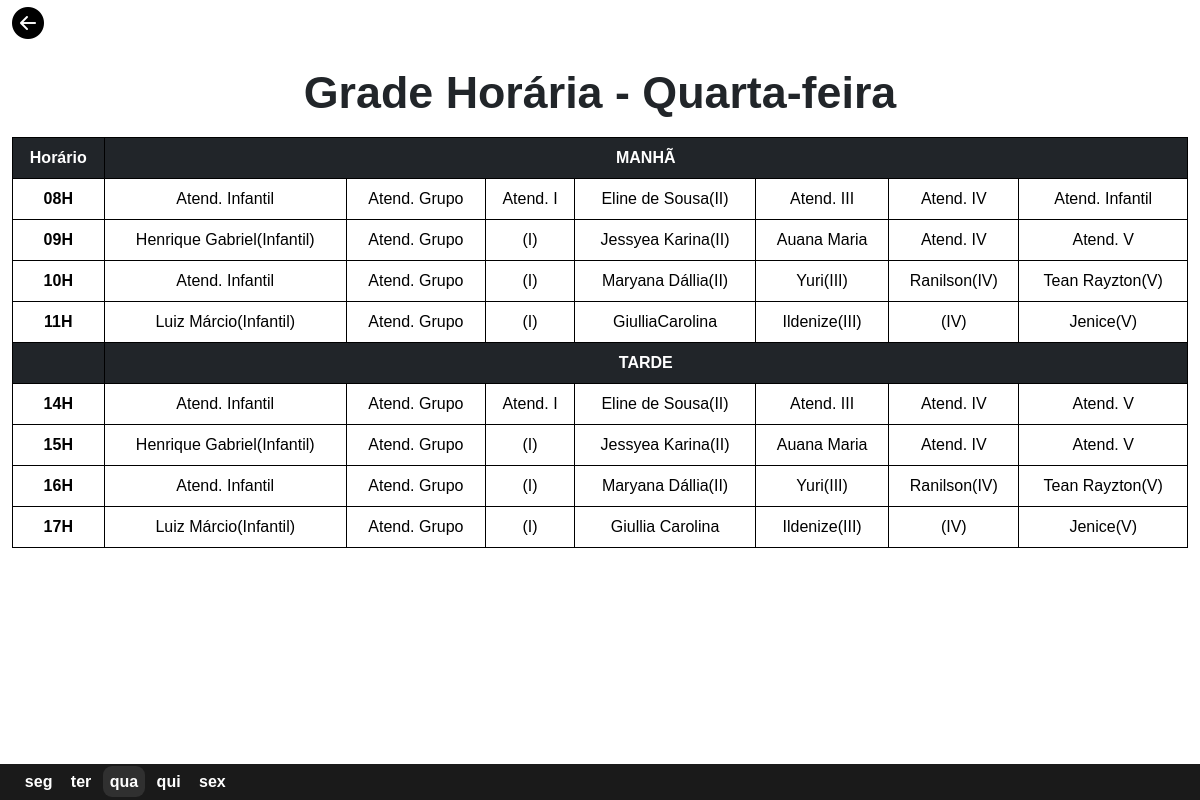
/admin/pages/reservar-sala-quarta.php, run on an earlier commit of the app's database.
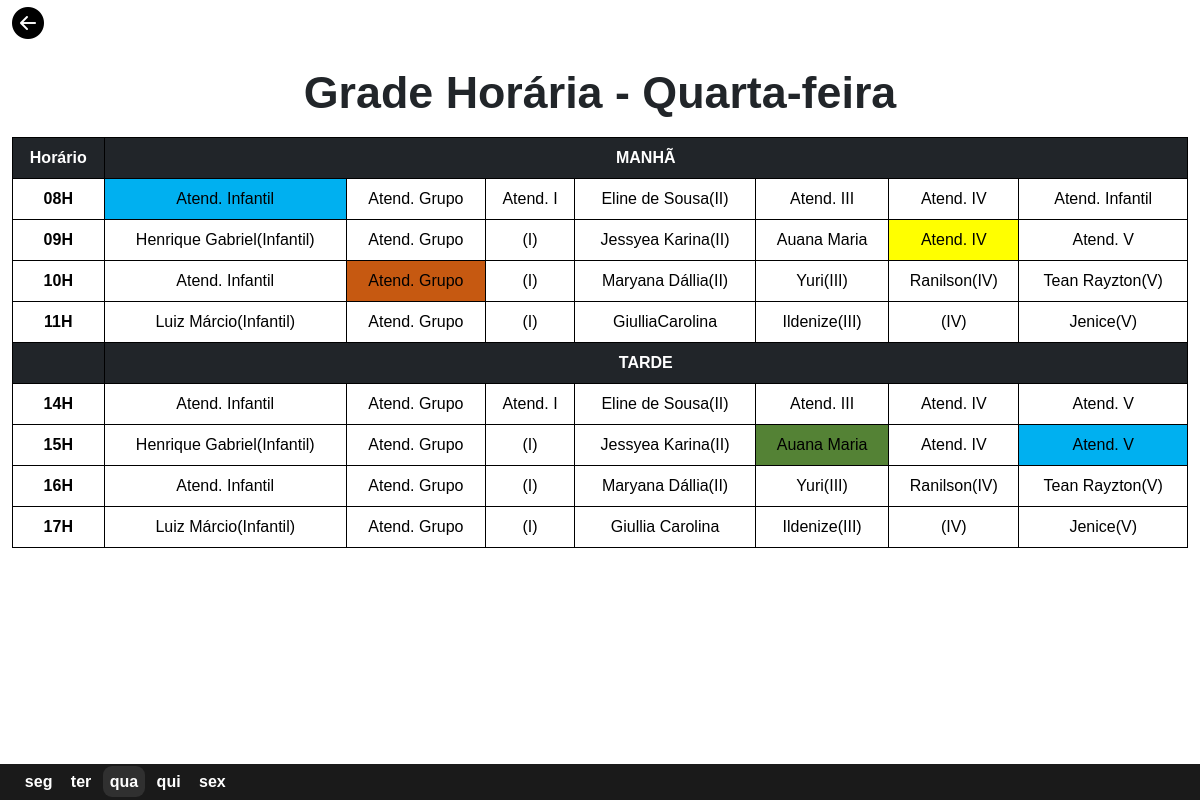
And on a later commit of the database.
### tables this page shows
CREATE TABLE `tbl_horario_sala` (
  `id` int(11) UNSIGNED NOT NULL,
  `horario` varchar(10) NOT NULL
);

CREATE TABLE `tbl_sala_reservada` (
  `id` int(10) UNSIGNED NOT NULL,
  `id_turno` int(11) UNSIGNED NOT NULL,
  `id_horario` int(11) UNSIGNED NOT NULL,
  `id_semana` int(11) UNSIGNED NOT NULL,
  `id_status` int(11) UNSIGNED NOT NULL,
  `sala_cod` varchar(20) NOT NULL,
  `sala` varchar(100) NOT NULL
);

### admin/pages/reservar-sala-quarta.php (the view, shortened to what this page needs)
<?php
include('../../db/conexao.php');
?>
<!DOCTYPE html>
<html lang="en">
<head>
    <link href="https://cdn.jsdelivr.net/npm/bootstrap@5.3.3/dist/css/bootstrap.min.css" rel="stylesheet">
    <link rel="stylesheet" href="https://cdn.jsdelivr.net/npm/bootstrap-icons@1.10.5/font/bootstrap-icons.css">
</head>
<body>
    <div class="container-fluid divForm">
        <div class="divVoltar">
            <a href="layout/pacientes.php"><i class="bi bi-arrow-left-circle-fill" id="iconeVoltar"></i></a>
        </div>
        <h2>Grade Horária - Quarta-feira</h2>
        <table class="table">
            <form action="" method="post">
                <thead class="table-dark">
                    <tr>
                        <th>Horário</th>
                        <th colspan="7">MANHÃ</th>
                    </tr>
                </thead>
                <tbody>
                    <?php
                        $sql_horario = "SELECT id, horario from tbl_horario_sala ORDER BY id";
                        $result_horario = mysqli_query($mysqli, $sql_horario);
                        while($row_horario = mysqli_fetch_assoc($result_horario)) {
                            $horario_da_sala = $row_horario['horario'];
                    ?>
                    <tr>
                        <?php
                            if($horario_da_sala == '14H') {
                                echo "
                                </tbody>
                                    <thead class='table-dark'>
                                        <tr>
                                            <th></th>
                                            <th class='tarde' colspan='8'>TARDE</th>
                                        </tr>
                                    </thead>
                                <tbody>
                                ";
                            }
                        ?>
                        <th><?php echo $row_horario['horario'] ?></th>
                            <?php
                                $sql_sala_reserva = "SELECT s.id, s.sala, s.sala_cod, st.status
                                                    FROM tbl_sala_reservada s
                                                    INNER JOIN tbl_horario_sala h ON s.id_horario = h.id
                                                    INNER JOIN tbl_status_sala st ON s.id_status = st.id
                                                    WHERE h.horario = '$horario_da_sala' && s.id_semana = 1
                                                    ORDER BY s.id;
                                                    ";
                                $result_reserva = mysqli_query($mysqli, $sql_sala_reserva);
                                while($row = mysqli_fetch_assoc($result_reserva)) {
                            ?>
                            <td
                            name="<?php echo $row['sala_cod'] ?>"
                                    id="<?php echo $row['sala_cod'] ?>"
                                    class="<?php echo $row['status'] ?>"
                            >
                            <?php echo $row['sala'] ?>
                            </td>
                            <?php
                              }
                            ?>
                            <tr>
                            <?php
                                }
                            ?>
                    </tr>
                </tbody>
            </form>
        </table>
    </div>
    <footer class="container-fluid">
        <nav>
            <a href="reservar-sala-segunda.php">seg</a>
            <a href="reservar-sala-terca.php">ter</a>
            <a href="reservar-sala-quarta.php" id="selected">qua</a>
            <a href="reservar-sala-quinta.php">qui</a>
            <a href="reservar-sala-sexta.php">sex</a>
        </nav>
    </footer>
</body>
</html>

### admin/pages/reservar-sala-quarta.php (style rules this page uses)
* { font-family: Arial, Helvetica, sans-serif; }
body { max-width: 100%; max-height: 100%; }
.container-fluid h2 { text-align: center; font-size: 280%; font-weight: bold; margin: 1.5%; }
.divForm { height: '80%'; }
table { border-collapse: collapse; }
tbody td { cursor: pointer; }
table th, td { border: 1px solid black; padding: 8px; text-align: center; }
th { background-color: #f2f2f2; cursor: default; }
td.reservada { background-color: yellow; }
td.livre { background-color: rgb(84, 130, 53); }
td.encaixe { background-color: rgb(198, 89, 17); }
td.triagem { background-color: rgb(0, 176, 240); }
td.nada { background-color: white; }
.divVoltar { width: '100%'; }
#iconeVoltar { cursor: pointer; color: black; font-size: 200%; transition: .5s; }
footer { width: '100%'; background-color: rgb(26, 26, 26); position: fixed; bottom: 0; }
footer nav { padding-top: '20%'; padding: 0.5%; }
footer nav a { text-decoration: none; color: white; font-weight: bold; padding: 0.6%; border-radius: 9px; transition: .5s; }
#selected { background-color: rgb(48, 48, 48); }

What changed in the data, as far as the page shows it:
changed tbl_sala_reservada (number 1 of 56 on the later page): sala_cod "m_8_s1" → "seg_m_8_s1" (drawn)
changed tbl_sala_reservada (number 13 of 56 on the later page): sala_cod "m_9_s6" → "seg_m_9_s6" (drawn)
changed tbl_sala_reservada (number 16 of 56 on the later page): sala_cod "m_10_s2" → "seg_m_10_s2" (drawn)
changed tbl_sala_reservada (number 40 of 56 on the later page): sala_cod "t_15_s5" → "seg_t_15_s5" (drawn)
changed tbl_sala_reservada (number 42 of 56 on the later page): sala_cod "t_15_s7" → "seg_t_15_s7" (drawn)
